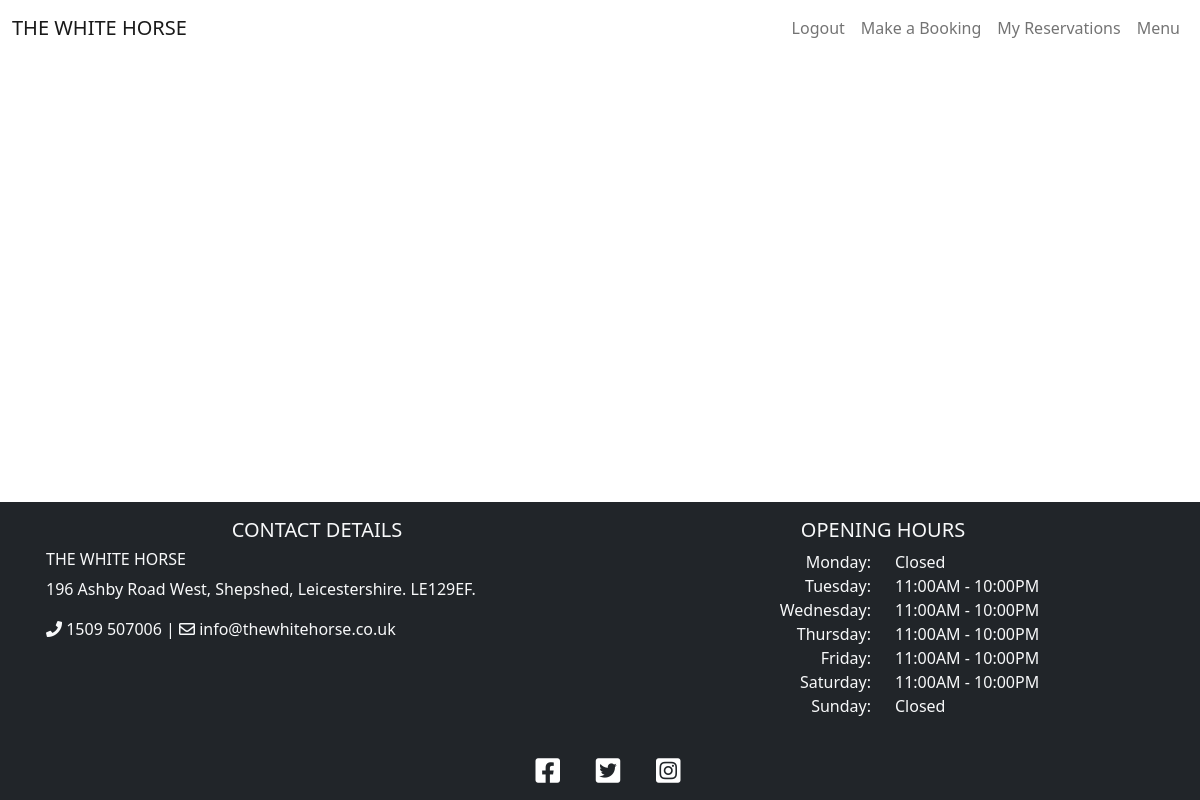
Before: /reservations (signed in) with the older database file.
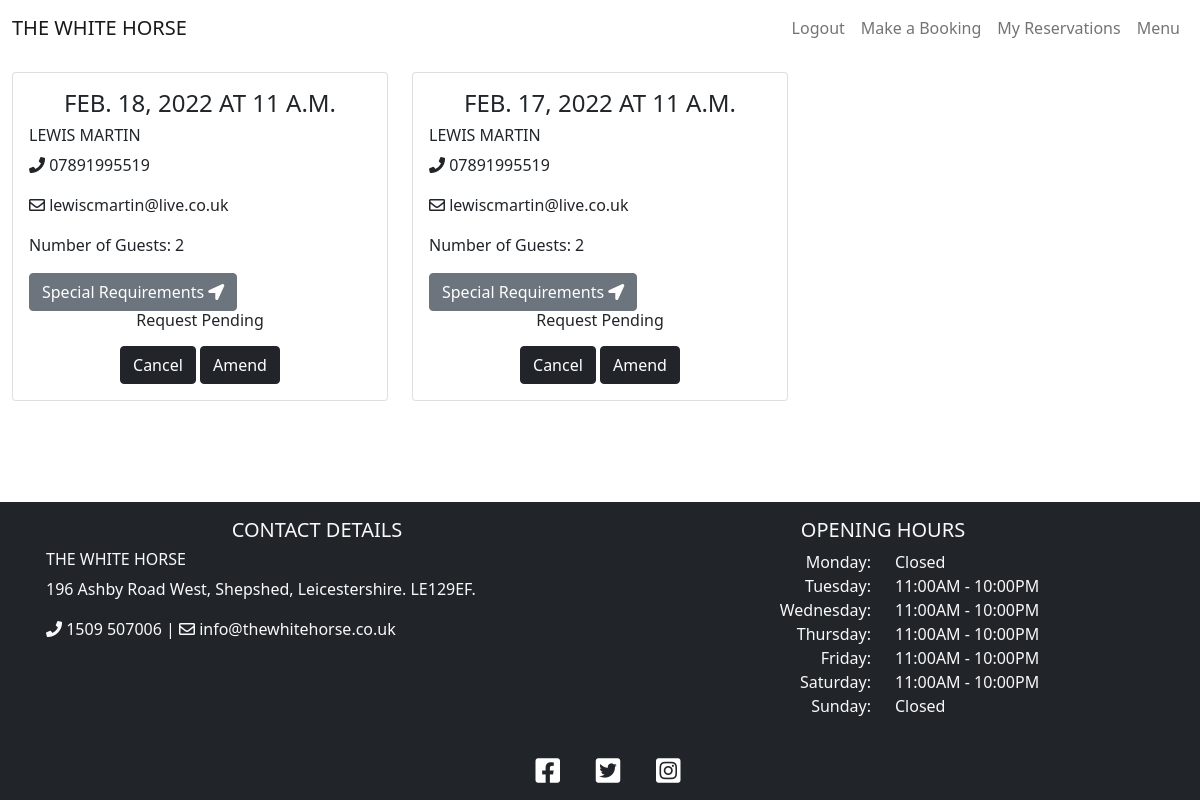
After: the same page with the newer database file.
### booking/models.py (models this page shows, shortened)
class Booking(models.Model):
    user = models.ForeignKey(User, on_delete=models.CASCADE)
    lead = models.CharField(max_length=200, blank=False)
    email = models.CharField(max_length=200, blank=False)
    phoneNumberRegex = RegexValidator(regex=r'^\+?1?\d{9,15}$')
    mobile = models.CharField(
        validators=[phoneNumberRegex], max_length=16, blank=False
        )
    date = models.DateField(blank=False)
    time = models.TimeField(blank=False)
    notes = models.TextField(max_length=200)
    guests = models.PositiveIntegerField(blank=False)
    status = models.IntegerField(choices=STATUS, default=0)
    class Meta:
        ordering = ['-date']

### booking/views.py (the view)
# urls.py: path('reservations', views.ReservationList.as_view(), name='reservations'),
class ReservationList(generic.ListView):
    model = Booking
    def get(self, request, *args, **kwargs):
        reservations = Booking.objects.filter(user=request.user)
        return render(
            request, 'reservations.html',
            {
                'reservations': reservations,
            },
        )

### templates/reservations.html (shortened to what this page needs)
{% extends "base.html" %}
{% block content %}
<div class="container-fluid mb-3">
    <div class="row">
        <div class="col-12 mt-3 left">
            <div class="row">
                {% for reservation in reservations %}
                <div class="col-md-4">
                    <div class="card mb-4">
                        <div class="card-body">
                            <h4 class='card-title text-uppercase text-center'>{{ reservation.date }} at
                                {{ reservation.time }}</h4>
                            <h6 class="text-uppercase">{{ reservation.lead }}</h6>
                            <div class='card-text'>
                                <p><i class="fas fa-phone"></i> {{ reservation.mobile }}</p>
                                <p><i class="far fa-envelope"></i> {{ reservation.email }}</p>
                                <p>Number of Guests: {{ reservation.guests }}</p>
                                <button data-bs-toggle='modal' data-bs-target='#notes' class="btn btn-secondary">Special
                                    Requirements <i class="fas fa-location-arrow"></i></button>
                                <div class='text-center h6'>
                                    {% if reservation.status == 1 %}
                                    <p>Reservation Accepted</p>
                                    {% elif reservation.status == 2 %}
                                    <p>Reservation Declined</p>
                                    {% else %}
                                    <p>Request Pending</p>
                                    {% endif %}
                                </div>
                            </div>
                            <div class='text-center'>
                                <a href="/cancel/{{ reservation.id }}"><button class="btn btn-dark">Cancel</button></a>
                                <a href="/amend/{{ reservation.id }}"><button class="btn btn-dark">Amend</button></a>
                            </div>
                        </div>
                    </div>
                </div>
                    {% endfor %}
                </div>
        </div>
    </div>
</div>
{% endblock %}

### templates/base.html (shortened to what this page needs)
{% load static %}
<!DOCTYPE html>
<html lang="en">
<head>
    <link rel="stylesheet" href="https://cdnjs.cloudflare.com/ajax/libs/font-awesome/5.15.3/css/all.min.css">
    <link href="https://cdn.jsdelivr.net/npm/bootstrap@5.0.1/dist/css/bootstrap.min.css" rel="stylesheet"
>
    <link rel="stylesheet" href="{% static 'css/style.css' %}">
</head>
<body class="site">
    <header>
        <nav class="navbar sticky-top navbar-expand-lg navbar-light">
            <div class="container-fluid">
                <a class="navbar-brand text-uppercase" href="{% url 'index' %}">The White Horse</a>
                <div class="collapse navbar-collapse" id="navbarNav">
                    <ul class="navbar-nav ms-auto">
                        {% if user.is_authenticated %}
                        <li class="nav-item">
                            <a class="nav-link" href="{% url 'account_logout' %}">Logout</a>
                        </li>
                        {% endif %}
                        {% if user.is_authenticated %}
                        <li class="nav-item">
                            <a class="nav-link" href="{% url 'booking' %}">Make a Booking</a>
                        </li>
                        <li class="nav-item">
                            <a class="nav-link" href="{% url 'reservations' %}">My Reservations</a>
                        </li>
                        {% else %}
                        <li class="nav-item">
                            <a class="nav-link" href="{% url 'account_signup' %}">Make a Booking</a>
                        </li>
                        {% endif %}
                        <li class="nav-item">
                            <a class="nav-link" href="#">Menu</a>
                        </li>
                    </ul>
                </div>
            </div>
        </nav>
    </header>
    <main class="site-content">
        {% block content %}
        {% endblock content %}
    </main>
    <footer class="footer bg-dark text-light text-lg-start text-center">
        <div class="container p-3">
            <div class="row">
                <div class="col-lg-6 col-md-12 mb-4 mb-md-0">
                    <h5 class="text-uppercase text-center">Contact Details</h5>
                    <h6 class="text-uppercase">The White Horse</h6>
                    <p>
                        196 Ashby Road West, Shepshed, Leicestershire. LE129EF.
                    </p>
                    <p>
                        <i class="fas fa-phone"></i> 1509 507006 | <i class="far fa-envelope"></i> info@thewhitehorse.co.uk
                    </p>
                </div>
                <div class="col-lg-6 col-md-12 mb-4 mb-md-0">
                    <h5 class="text-uppercase text-center">Opening Hours</h5>
                    <div class="row">
                        <div class="col">
                            <ul class="text-lg-end text-center list-unstyled">
                                <li>
                                    Monday:
                                </li>
                                <li>
                                    Tuesday:
                                </li>
                                <li>
                                    Wednesday:
                                </li>
                                <li>
                                    Thursday:
                                </li>
                                <li>
                                    Friday:
                                </li>
                                <li>
                                    Saturday:
                                </li>
                                <li>
                                    Sunday:
                                </li>
                            </ul>
                        </div>
                        <div class="col">
                            <ul class="list-unstyled">
                                <li>
                                    Closed
                                </li>
                                <li>
                                    11:00AM - 10:00PM
                                </li>
                                <li>
                                    11:00AM - 10:00PM
                                </li>
                                <li>
                                    11:00AM - 10:00PM
                                </li>
                                <li>
                                    11:00AM - 10:00PM
                                </li>
                                <li>
                                    11:00AM - 10:00PM
                                </li>
                                <li>
                                    Closed
                                </li>
                            </ul>
                        </div>
                    </div>
                </div>
            </div>
        </div>
        <div class="text-center">
            <a href="https://en-gb.facebook.com/" target="_blank" rel="noopener" class="badge badge-light"
                aria-label="visit our Facebook page (opens in a new tab)"><i
                    class="fab fa-facebook-square ms-3 h3"></i></a>
            <a href="https://twitter.com/" target="_blank" rel="noopener" class="badge badge-light"
                aria-label="visit our Twitter page (opens in a new tab)"><i
                    class="fab fa-twitter-square ms-3 h3"></i></a>
            <a href="https://www.instagram.com/" target="_blank" rel="noopener" class="badge badge-light"
                aria-label="visit our Instagram page (opens in a new tab)"><i
                    class="fab fa-instagram-square ms-3 h3"></i></a>
        </div>
    </footer>
</body>
</html>

### static/css/style.css (style rules this page uses)
body { background-color: white; }
header { background-color: white; }
.site { display: flex; min-height: 100vh; flex-direction: column; }
.site-content { flex: 1; width: 100%; height: 100%; }

Changed rows visible on the page:
added Booking: date "FEB. 18, 2022", time "11 A.M.", lead "LEWIS MARTIN", mobile "07891995519", email "lewiscmartin@live.co.uk", guests "2", status "Request Pending"
added Booking: date "FEB. 17, 2022", time "11 A.M.", lead "LEWIS MARTIN", mobile "07891995519", email "lewiscmartin@live.co.uk", guests "2", status "Request Pending"
